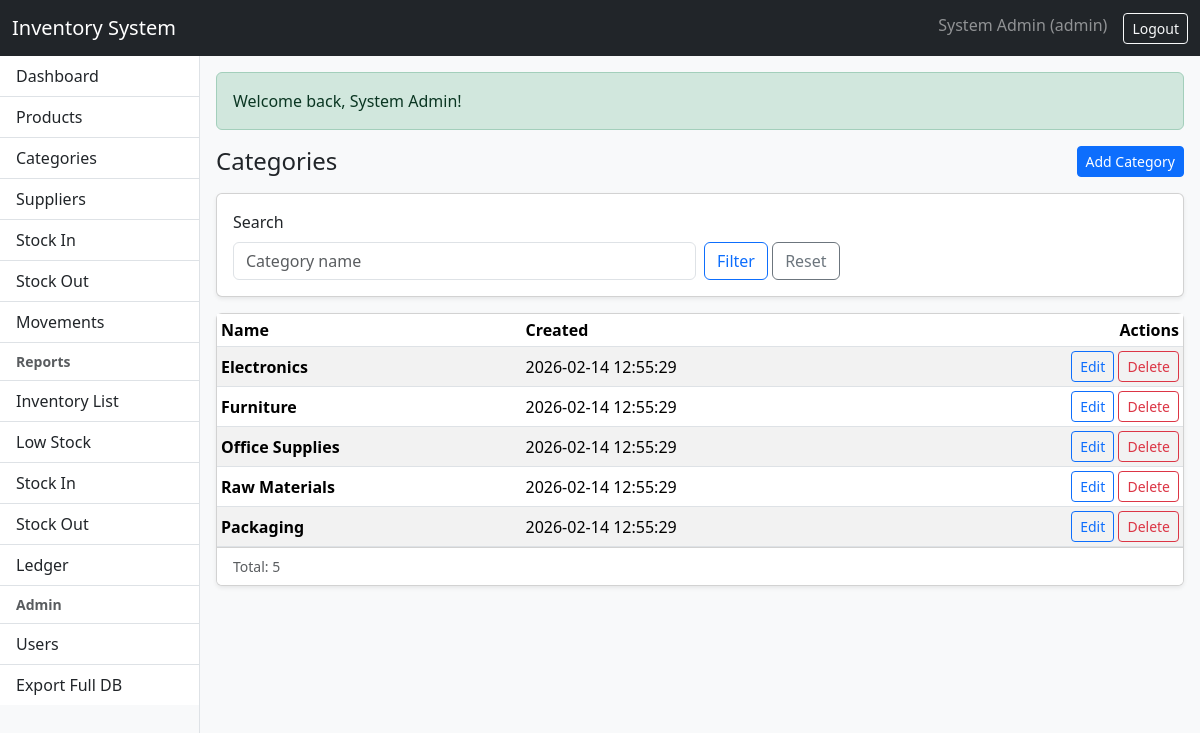
Page /modules/categories/index.php (signed in) on the committed database.
### tables this page shows
CREATE TABLE categories (
  id CHAR(36) NOT NULL,
  name VARCHAR(150) NOT NULL,
  created_at DATETIME NOT NULL DEFAULT CURRENT_TIMESTAMP,
  PRIMARY KEY (id),
  UNIQUE KEY uq_categories_name (name)
);

### config/config.php (called while the page is built, shortened)
<?php
function base_url(string $path = ''): string
{
    $path = ltrim($path, '/');
    return rtrim(BASE_URL, '/') . '/' . $path;
}
function e(?string $value): string
{
    return htmlspecialchars((string)$value, ENT_QUOTES | ENT_SUBSTITUTE, 'UTF-8');
}
function get(string $key, $default = null)
{
    return $_GET[$key] ?? $default;
}
function sanitize_string($value): string
{
    $value = (string)$value;
    $value = trim($value);
    $value = preg_replace('/\s+/', ' ', $value);
    return $value;
}
function flash_get(): ?array
{
    $f = $_SESSION['flash'];
    return $f;
}
function current_user(): ?array
{
    return $_SESSION['user'] ?? null;
}

### modules/categories/index.php (the view, shortened to what this page needs)
<?php
$action = (string)get('action', 'list');
$errors = [];
require_once __DIR__ . '/../../views/header.php';
require_once __DIR__ . '/../../views/sidebar.php';
if ($action === 'create'):
?>
  <div class="d-flex align-items-center justify-content-between mb-3">
    <h4 class="mb-0">Create Category</h4>
    <a class="btn btn-outline-secondary btn-sm" href="<?= e(base_url('modules/categories/index.php')) ?>">Back</a>
  </div>
  <?php if ($errors): ?>
    <div class="alert alert-danger"><ul class="mb-0"><?php foreach ($errors as $er) echo '<li>' . e($er) . '</li>'; ?></ul></div>
  <?php endif; ?>
  <form method="post" class="card shadow-sm">
    <div class="card-body">
      <input type="hidden" name="csrf_token" value="<?= e(csrf_token()) ?>">
      <label class="form-label">Name</label>
      <input class="form-control" name="name" required value="<?= e((string)post('name','')) ?>">
    </div>
    <div class="card-footer bg-white">
      <button class="btn btn-primary" type="submit">Save</button>
    </div>
  </form>
<?php
else:
    $q = sanitize_string((string)get('q',''));
    [$page, $perPage, $offset] = paginate_params(10);
    $where = '1=1';
    $params = [];
    $countStmt = $pdo->prepare("SELECT COUNT(*) FROM categories WHERE $where");
    $countStmt->execute($params);
    $total = (int)$countStmt->fetchColumn();
    $stmt = $pdo->prepare("SELECT id, name, created_at FROM categories WHERE $where ORDER BY created_at DESC LIMIT :limit OFFSET :offset");
    $stmt->bindValue(':limit', $perPage, PDO::PARAM_INT);
    $stmt->bindValue(':offset', $offset, PDO::PARAM_INT);
    $stmt->execute();
    $rows = $stmt->fetchAll();
?>
  <div class="d-flex align-items-center justify-content-between mb-3">
    <h4 class="mb-0">Categories</h4>
    <a class="btn btn-primary btn-sm" href="<?= e(base_url('modules/categories/index.php?action=create')) ?>">Add Category</a>
  </div>
  <form class="card shadow-sm mb-3" method="get">
    <div class="card-body">
      <div class="row g-2 align-items-end">
        <div class="col-md-6">
          <label class="form-label">Search</label>
          <input class="form-control" name="q" value="<?= e($q) ?>" placeholder="Category name">
        </div>
        <div class="col-md-6">
          <button class="btn btn-outline-primary" type="submit">Filter</button>
          <a class="btn btn-outline-secondary" href="<?= e(base_url('modules/categories/index.php')) ?>">Reset</a>
        </div>
      </div>
    </div>
  </form>
  <div class="card shadow-sm">
    <div class="table-responsive">
      <table class="table table-sm table-striped mb-0">
        <thead>
          <tr>
            <th>Name</th>
            <th>Created</th>
            <th class="text-end">Actions</th>
          </tr>
        </thead>
        <tbody>
          <?php if (!$rows): ?>
            <tr><td colspan="3" class="text-center text-muted py-3">No categories found.</td></tr>
          <?php else: ?>
            <?php foreach ($rows as $r): ?>
              <tr>
                <td class="fw-semibold"><?= e($r['name']) ?></td>
                <td><?= e($r['created_at']) ?></td>
                <td class="text-end">
                  <a class="btn btn-outline-primary btn-sm" href="<?= e(base_url('modules/categories/index.php?action=edit&id=' . urlencode($r['id']))) ?>">Edit</a>
                  <form method="post" action="<?= e(base_url('modules/categories/index.php?action=delete&id=' . urlencode($r['id']))) ?>" class="d-inline" onsubmit="return confirm('Delete this category?')">
                    <button class="btn btn-outline-danger btn-sm" type="submit">Delete</button>
                  </form>
                </td>
              </tr>
            <?php endforeach; ?>
          <?php endif; ?>
        </tbody>
      </table>
    </div>
    <div class="card-footer bg-white d-flex justify-content-between align-items-center">
      <div class="text-muted small">Total: <?= e((string)$total) ?></div>
    </div>
  </div>
<?php
endif;
require_once __DIR__ . '/../../views/footer.php';

### views/header.php (shortened to what this page needs)
<?php
require_once __DIR__ . '/../config/config.php';
$u = current_user();
?>
<!doctype html>
<html lang="en">
<head>
  <link href="https://cdn.jsdelivr.net/npm/bootstrap@5.3.3/dist/css/bootstrap.min.css" rel="stylesheet">
  <link href="<?= e(base_url('assets/app.css')) ?>" rel="stylesheet">
</head>
<body>
  <nav class="navbar navbar-expand-lg navbar-dark bg-dark">
    <div class="container-fluid">
      <a class="navbar-brand" href="<?= e(base_url('modules/dashboard/index.php')) ?>"><?= e(APP_NAME) ?></a>
      <div id="topNav" class="collapse navbar-collapse">
        <ul class="navbar-nav ms-auto">
          <li class="nav-item">
            <span class="navbar-text text-white-50 me-3">
              <?= e($u['name'] ?? '') ?> (<?= e($u['role'] ?? '') ?>)
            </span>
          </li>
          <li class="nav-item">
            <a class="btn btn-outline-light btn-sm" href="<?= e(base_url('auth/logout.php')) ?>">Logout</a>
          </li>
        </ul>
      </div>
    </div>
  </nav>
  <div class="container-fluid">
    <div class="row">

### views/sidebar.php (shortened to what this page needs)
<?php
require_once __DIR__ . '/../config/config.php';
$u = current_user();
$isAdmin = (($u['role'] ?? '') === 'admin');
?>
<div class="col-12 col-md-3 col-lg-2 bg-light border-end min-vh-100 p-0">
  <div class="list-group list-group-flush">
    <a class="list-group-item list-group-item-action" href="<?= e(base_url('modules/dashboard/index.php')) ?>">Dashboard</a>
    <a class="list-group-item list-group-item-action" href="<?= e(base_url('modules/products/index.php')) ?>">Products</a>
    <a class="list-group-item list-group-item-action" href="<?= e(base_url('modules/categories/index.php')) ?>">Categories</a>
    <a class="list-group-item list-group-item-action" href="<?= e(base_url('modules/suppliers/index.php')) ?>">Suppliers</a>
    <a class="list-group-item list-group-item-action" href="<?= e(base_url('modules/stock_in/index.php')) ?>">Stock In</a>
    <a class="list-group-item list-group-item-action" href="<?= e(base_url('modules/stock_out/index.php')) ?>">Stock Out</a>
    <a class="list-group-item list-group-item-action" href="<?= e(base_url('modules/movements/index.php')) ?>">Movements</a>
    <div class="list-group-item text-muted small fw-semibold">Reports</div>
    <a class="list-group-item list-group-item-action" href="<?= e(base_url('modules/reports/inventory.php')) ?>">Inventory List</a>
    <a class="list-group-item list-group-item-action" href="<?= e(base_url('modules/reports/low_stock.php')) ?>">Low Stock</a>
    <a class="list-group-item list-group-item-action" href="<?= e(base_url('modules/reports/stock_in.php')) ?>">Stock In</a>
    <a class="list-group-item list-group-item-action" href="<?= e(base_url('modules/reports/stock_out.php')) ?>">Stock Out</a>
    <a class="list-group-item list-group-item-action" href="<?= e(base_url('modules/reports/movements.php')) ?>">Ledger</a>
    <?php if ($isAdmin): ?>
      <div class="list-group-item text-muted small fw-semibold">Admin</div>
      <a class="list-group-item list-group-item-action" href="<?= e(base_url('modules/users/index.php')) ?>">Users</a>
      <a class="list-group-item list-group-item-action" href="<?= e(base_url('exports/export_full_db.php')) ?>">Export Full DB</a>
    <?php endif; ?>
  </div>
</div>
<div class="col-12 col-md-9 col-lg-10 p-3">
  <?php $flash = flash_get(); ?>
  <?php if ($flash): ?>
    <div class="alert alert-<?= e($flash['type']) ?>"><?= e($flash['message']) ?></div>
  <?php endif; ?>

### views/footer.php (shortened to what this page needs)
    </div>
  </div>
</body>
</html>

### assets/app.css (style rules this page uses)
body { background: #f8f9fa; }
.table td, .table th { vertical-align: middle; }

### rows in the picture
categories: name "Electronics", created_at "2026-02-14 12:55:29"
categories: name "Furniture", created_at "2026-02-14 12:55:29"
categories: name "Office Supplies", created_at "2026-02-14 12:55:29"
categories: name "Raw Materials", created_at "2026-02-14 12:55:29"
categories: name "Packaging", created_at "2026-02-14 12:55:29"

### other values in the picture
APP_NAME "Inventory System"
$u['name'] "System Admin"
$u['role'] "admin"
$flash['message'] "Welcome back, System Admin!"
$total "5"
